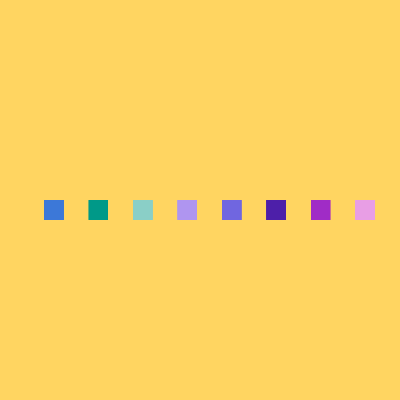
Frame 1 (no input)
Frame 60 (no input): identical to frame 1, image omitted
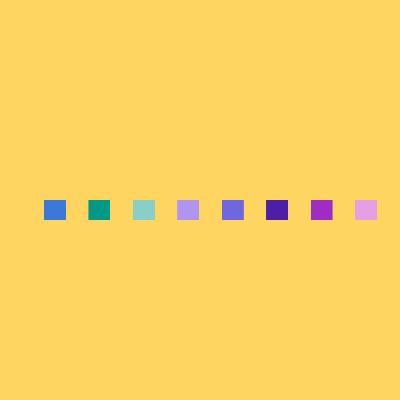
Frame 120 (the mouse pressed at the canvas centre since frame 60)

The p5.js sketch that drew these frames (run headless with seeded random() and noise() and a simulated clock; from frame 60 on, the mouse is pressed at the canvas centre):

// p5.js sketch
// ── sketch.js
// DM2008 — Activity 3a
// (Array Sampler, 25 min)

// 1. Create an array of colors (or other values)
//    You can make more than one array if you'd like
let palette = [
  "#3c78d8",
  "#009988",
  "#8ACFC7",
  "#AF95F0",
  "#7066E0",
  "#4D1FA9",
  "#A02CC6",
  "#E89EE5",
];
let circleWidth = 20;
let circleLength = 20;

// 2. A variable to track the current index
let currentIndex = 0;

function setup() {
  createCanvas(400, 400);
  noStroke();
}

function draw() {
  background(255, 213, 97);

  const spacing = width / (palette.length + 1);
  for (let i = 1; i < palette.length; i++) {
    const spacing = width / (palette.length + 1);
    // Draw one circle for each palette color
    for (let i = 0; i < palette.length; i++) {
      fill(palette[i]);
      const x = (i + 1) * spacing;
      rect(x, height / 2, circleWidth, circleLength);
    }
  }

  // 3. Use the array value at currentIndex
  //fill(palette[currentIndex]);
  //ellipse(width/2, height/2, 200);
}

// 4. Change the index when a key is pressed
function mousePressed() {
  // Code to run that uses the event.
  console.log();
  circleWidth += 2;
  // Advance to the next item
  currentIndex++;
  // Reset to 0 when we reach the end
  if (currentIndex >= palette.length) {
    currentIndex = 0;
  }
  // Log in the console to check
  console.log("Current index:", currentIndex, "→", palette[currentIndex]);
}

function mouseMoved() {
  if (mouseX < 200) {
    //palette[i] = palette[random]
    circleWidth -= 1;
  }

  if (mouseX > 200) {
    circleWidth++;
  }
}

function keyPressed() {
  if (key == "a" || key == "A") {
    // Add a new random color to the end
    let picked = random(palette);
    palette.push(color(picked));
  }
  if (key == "r" || key == "R") {
    // Remove the last color (if any)
    if (palette.length > 0) {
      palette.splice(palette.length - 1, 1);
    }
  }
}

/* 
TODOs for students:
1. Replace colors with your own data (positions, text, sizes, etc).
2. Try mousePressed() instead of keyPressed().
3. Use push() to add new items, or splice() to remove them, then check how the sketch adapts.
4. Try looping through an array to visualize all the items within it instead of accessing one item at a time.
*/
